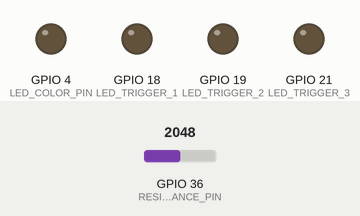
Recording of a sketch running on a simulated ESP32. Shown: output pins drawn as LEDs (lit = HIGH). The inputs (shaded band) are chosen by the test bench; at power-on: GPIO 36 (RESISTANCE_PIN) = 2048. WiFi joins after 1.5 s; servers stay silent unless stated; what the sketch prints to the serial monitor is not drawn.

Above: at 0.1 s.
At 2.45 s:
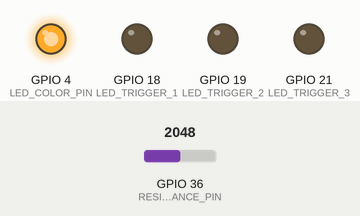
At 2.8 s:
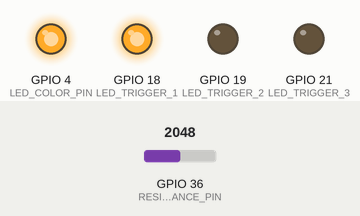
At 6.3 s:
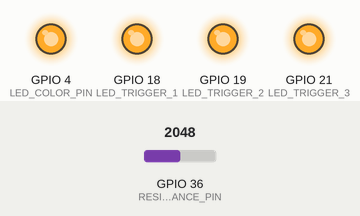
Timing chart, 0 to 7.8 s (numbered marks = the images above):
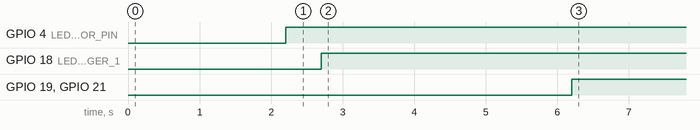

Measured:
- by itself, GPIO 4 (LED_COLOR_PIN): LOW → HIGH at 2.2 s
- by itself, GPIO 18 (LED_TRIGGER_1): LOW → HIGH at 2.7 s
- by itself, GPIO 19 (LED_TRIGGER_2), GPIO 21 (LED_TRIGGER_3): LOW → HIGH at 6.2 s

The sketch:

esp_sensor_v1.ino
```cpp
/*
  ESP32 sensor v1

  - Connects to websocket
  - Sends out id as registration
  - Reads resistance and sends it
  - Receives threshold info
  - Lights a row of LEDs in sensor color
  - Indicates threshold crossing through lighting up another row of LEDs

  Where the LED_TRIGGERs are individually triggerable to indicate status
  And LED_COLOR_PIN triggers a transistor to light up the color indicator LEDs

*/

#include <ArduinoWebsockets.h>
#include <WiFi.h>


const char* ssid = "ssid";
const char* password = "password";
const char* websockets_server_host = "localhost";
const uint16_t websockets_server_port = 3000;


// change this for every board!!
String id = "sensorGREEN";

using namespace websockets;

const int RESISTANCE_PIN = A0; // AC1_0 aka GPIO36 aka VP
const int LED_COLOR_PIN = 4;
const int LED_TRIGGER_1 = 18;
const int LED_TRIGGER_2 = 19;
const int LED_TRIGGER_3 = 21;

int reading = 0;
int threshold = 0;

bool is_reading = false;
unsigned long start_time = 0;
unsigned long current_time = 0;
unsigned long segment_threshold = 4000;

WebsocketsClient client;
void setup() {
  Serial.begin(115200);
  // Connect to wifi
  WiFi.begin(ssid, password);

  // Wait some time to connect to wifi
  for(int i = 0; i < 10 && WiFi.status() != WL_CONNECTED; i++) {
      Serial.print(".");
      delay(1000);
  }

  // Check if connected to wifi
  if(WiFi.status() != WL_CONNECTED) {
      Serial.println("No Wifi!");
      return;
  }

  Serial.println("Connected to Wifi, Connecting to server.");
  // try to connect to Websockets server
  bool connected = client.connect(websockets_server_host, websockets_server_port, "/");
  if(connected) {
      Serial.println("Connected!");
      String prefix = "this-is-sensor___";
      client.send(prefix + id);
  } else {
      Serial.println("Not Connected!");
  }

  // run callback when messages are received
  client.onMessage([&](WebsocketsMessage message){
      Serial.print("Got Message: ");
      Serial.println(message.data());
      // something like `threshold-65`
      if (message.data().substring(0,8) == "threshold") {
        threshold = message.data().substring(10).toInt();
      }
  });

  pinMode(LED_COLOR_PIN, OUTPUT);
  pinMode(LED_TRIGGER_1, OUTPUT);
  pinMode(LED_TRIGGER_2, OUTPUT);
  pinMode(LED_TRIGGER_3, OUTPUT);
  pinMode(RESISTANCE_PIN, INPUT);
}

void loop() {
  // let the websockets client check for incoming messages
  if(client.available()) {
      client.poll();
  }

  digitalWrite(LED_COLOR_PIN, HIGH);
  reading = analogRead(RESISTANCE_PIN);

  String prefix = "sensor-reading___";
  client.send(prefix + id + "___" + reading);

  if (reading >= threshold && is_reading == false) {
    is_reading = true;
    start_time = millis();
  }
  if (reading < threshold) {
    is_reading = false;
    digitalWrite(LED_TRIGGER_1, LOW);
    digitalWrite(LED_TRIGGER_2, LOW);
    digitalWrite(LED_TRIGGER_3, LOW);
  }

  if (is_reading == true) {
    current_time = millis();
  }

  if (current_time - start_time >= 500) {
    digitalWrite(LED_TRIGGER_1, HIGH);
    Serial.print("FIRST LIGHT");
  }

  if (current_time - start_time >= segment_threshold) {
    digitalWrite(LED_TRIGGER_2, HIGH);
    Serial.print("2nd LIGHT");
  }

  if (current_time - start_time >= segment_threshold) {
    digitalWrite(LED_TRIGGER_3, HIGH);
    Serial.print("3rd LIGHT");
    client.send("sensor_triggered___" + id);
  }


  //delay(100);
}
```
